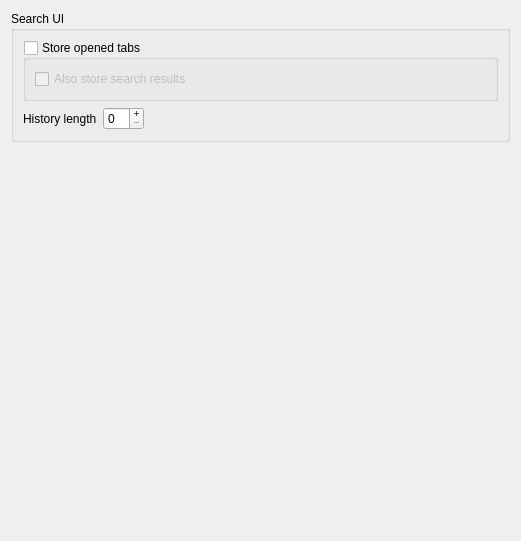
          <widget class="QWidget" name="searchPageScrollAreaWidgetContents">
           <property name="geometry">
            <rect>
             <x>0</x>
             <y>0</y>
             <width>521</width>
             <height>541</height>
            </rect>
           </property>
           <layout class="QVBoxLayout" name="searchPageScrollAreaWidgetContentsLayout">
            <item>
             <widget class="QGroupBox" name="groupSearchUI">
              <property name="title">
               <string>Search UI</string>
              </property>
              <layout class="QVBoxLayout" name="groupSearchUILayout">
               <item>
                <widget class="QGroupBox" name="groupStoreOpenedTabs">
                 <property name="title">
                  <string>Store opened tabs</string>
                 </property>
                 <property name="checkable">
                  <bool>true</bool>
                 </property>
                 <property name="checked">
                  <bool>false</bool>
                 </property>
                 <layout class="QVBoxLayout" name="groupStoreOpenedTabsLayout">
                  <item>
                   <widget class="QCheckBox" name="checkStoreTabsSearchResults">
                    <property name="text">
                     <string>Also store search results</string>
                    </property>
                   </widget>
                  </item>
                 </layout>
                </widget>
               </item>
               <item>
                <layout class="QHBoxLayout" name="searchHistoryLayout">
                 <item>
                  <widget class="QLabel" name="searchHistoryLengthLabel">
                   <property name="text">
                    <string>History length</string>
                   </property>
                  </widget>
                 </item>
                 <item>
                  <widget class="QSpinBox" name="searchHistoryLengthSpinBox">
                   <property name="buttonSymbols">
                    <enum>QAbstractSpinBox::ButtonSymbols::PlusMinus</enum>
                   </property>
                   <property name="maximum">
                    <number>99</number>
                   </property>
                   <property name="stepType">
                    <enum>QAbstractSpinBox::StepType::DefaultStepType</enum>
                   </property>
                  </widget>
                 </item>
                 <item>
                  <spacer name="searchHistoryLengthSpacer">
                   <property name="orientation">
                    <enum>Qt::Orientation::Horizontal</enum>
                   </property>
                   <property name="sizeHint" stdset="0">
                    <size>
                     <width>40</width>
                     <height>20</height>
                    </size>
                   </property>
                  </spacer>
                 </item>
                </layout>
               </item>
              </layout>
             </widget>
            </item>
            <item>
             <spacer name="searchPageScrollAreaSpacer">
              <property name="orientation">
               <enum>Qt::Orientation::Vertical</enum>
              </property>
              <property name="sizeHint" stdset="0">
               <size>
                <width>20</width>
                <height>422</height>
               </size>
              </property>
             </spacer>
            </item>
           </layout>
          </widget>
